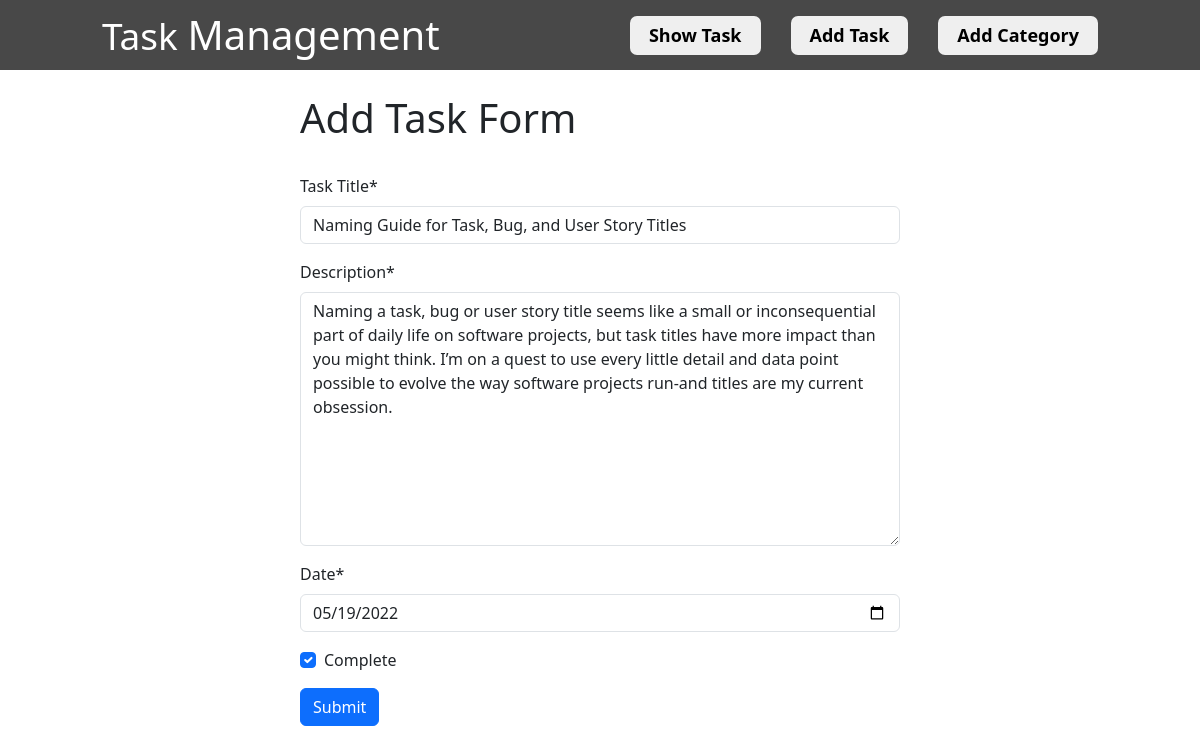
/add_Task/edit/7, run on the app's committed database.
### add_task/models.py (models this page shows, shortened)
class TaskModel(models.Model):
    taskTitle=models.CharField(max_length=70)
    taskDescription=models.TextField()
    taskDate=models.DateField()
    is_completed=models.BooleanField(default=False)

### add_task/views.py (the view)
# urls.py: path("edit/<int:id>",views.EditTask,name="Edit_Task"),
def EditTask(request,id):
    postTask=TaskModel.objects.get(pk=id)
    if request.method=="POST":
        task=TaskForm(request.POST ,instance=postTask)
        if task.is_valid():
            task.save()
            return redirect("showtask")
    else:
        task=TaskForm(instance=postTask)
    return render(request,"task/addTask.html",{"form":task})

### add_task/forms.py
class TaskForm(forms.ModelForm):
    class Meta:
        model=TaskModel
        fields="__all__"
        labels={
            "taskTitle":"Task Title",
            "taskDescription":"Description",
            "taskDate":"Date",
            "is_completed":"Complete"
        }
        widgets={
            "taskDate":forms.DateInput(attrs={"type":"date"})
        }

### add_task/templates/task/addTask.html (shortened to what this page needs)
{% extends "base.html" %}
{% load crispy_forms_tags %}
{% block contain %}
<form method='post' style="width: 50%; margin: auto;" class='pt-4'>
    <h1>Add Task Form</h1>
    <br>
    {{ form | crispy }}
    <input class="btn btn-primary" type="submit" value="Submit">
    <br>
    <br>
</form>
{% endblock contain %}

### data on the page
TaskModel: taskTitle "Naming Guide for Task, Bug, and User Story Titles", taskDescription "Naming a task, bug or user story title seems like a small or inconsequential part of daily life on software projects, but task titles have more impact than you might think. I’m on a quest to use every little detail and data point possible to evolve the way software projects run-and titles are my current obsession.", taskDate "05/19/2022", is_completed "☑"
